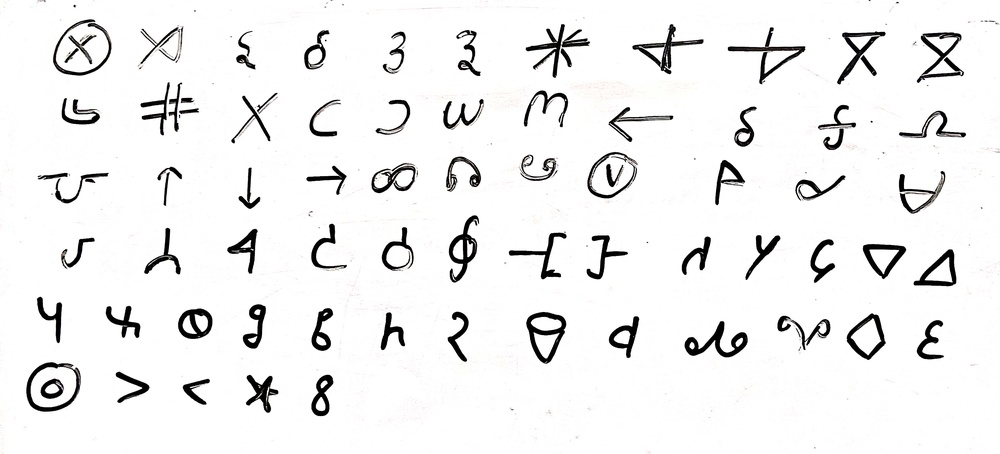
#> input picture images/alpha1.jpeg, 1000 x 454 px, shrunk from 3426 x 1554 before the run, found by its file name
$ python sift.py
#> lines starting #> are read from the running program, lines starting #| are printed output that depends on the picture
import cv2
import matplotlib.pyplot as plt

# Load the train image and display it
train_image = cv2.imread("C:\\Users\\amans\\OneDrive\\Documents\\GitHub\\stat_sem2_project\\images\\alpha1.jpeg")
#> train_image is the input picture: shape (454, 1000, 3); mean B, G, R 239.4, 239.4, 239.6
# Convert the color to be inline with matplotlib. OpenCV uses the BGR sequence, whereas Matplotlib interprets as RGB
train_image = cv2.cvtColor(train_image, cv2.COLOR_BGR2RGB)


# Load the test image and display it
test_image = cv2.imread("C:\\Users\\amans\\OneDrive\\Documents\\GitHub\\stat_sem2_project\\images\\saurabh1bet.jpg")
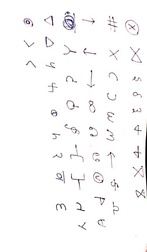
#> input picture images/saurabh1bet.jpg, 147 x 252 px, shrunk from 504 x 864 before the run, found by its file name
#> test_image is the input picture: shape (252, 147, 3); mean B, G, R 249.7, 249.3, 249.8
# Convert the color to be inline with matplotlib. OpenCV uses the BGR sequence, whereas Matplotlib interprets as RGB
test_image = cv2.cvtColor(test_image, cv2.COLOR_BGR2RGB)


# Create ORB (Oriented FAST and Rotated BRIEF) using the SIFT
orb = cv2.xfeatures2d.SIFT_create()
# Find the keypoints and descriptors of both train and test images
kp1, des1 = orb.detectAndCompute(train_image, None)
#> kp1 = 1125 keypoints; strongest (x, y, size): (692, 346, 3.5), (481, 101, 3), (233, 141, 2.6), (853, 125, 3.2)
kp2, des2 = orb.detectAndCompute(test_image, None)
#> kp2 = 38 keypoints; strongest (x, y, size): (90, 127, 1.8), (27, 21, 4.5), (143, 155, 3.5), (54, 113, 4.6)

bf = cv2.BFMatcher()
matches = bf.knnMatch(des1, des2, k=2)
#> matches = 1125 matches

# Apply ratio test
good = []
# If the distance between the matches is less than 75% then it is considered as a good match, else discard
for m, n in matches:
    if m.distance < 0.75 * n.distance:
        good.append([m])
#> after the loop, good = 18 matches

# In the below line, we are considering the top 100 matches and hence good[:100]
img3 = cv2.drawMatchesKnn(train_image, kp1, test_image, kp2, good[:100], None, flags=2)
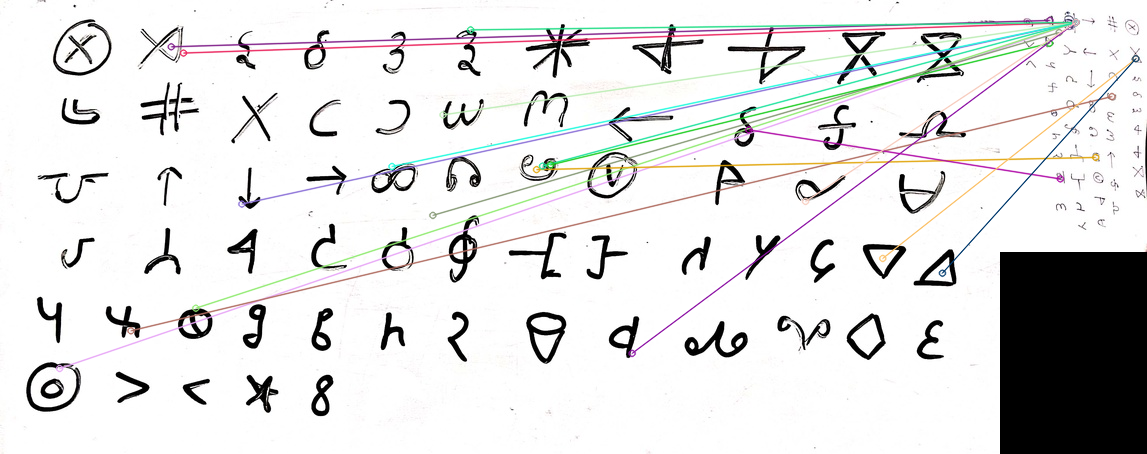
#> img3: shape (454, 1147, 3); mean R, G, B 223.8, 223.8, 223.6

fig = plt.figure(figsize=(15, 15))
ax = fig.add_subplot(111)
ax.imshow(img3)
plt.show()
